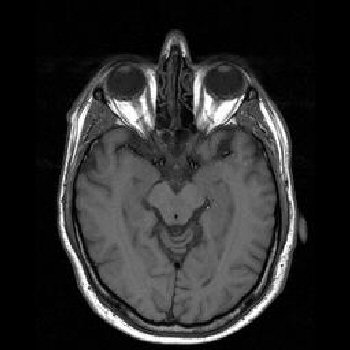
#> input picture images/transverseslice.jpg, 350 x 350 px, found by its file name
$ jupyter execute 'Section 5.2.1 Effect of Projection Density.ipynb'
#> lines starting #> are read from the running program, lines starting #| are printed output that depends on the picture; long printed decimals are rounded
[cell 1]
import numpy as np
import matplotlib.pyplot as plt
from numpy.fft import fft, ifft
from skimage import metrics
from skimage.io import imread
from skimage.color import rgb2gray
from skimage.transform import rotate, resize
from skimage.transform import radon, iradon
from scipy import ndimage
from scipy.ndimage import zoom
from skimage.metrics import structural_similarity as ssim

[cell 2]
# ----------------------------
# 1. Radon Transform
# ----------------------------
def radon_transform(image, steps):
    sinogram = radon(image, theta=np.linspace(0, 180, steps, endpoint=False), circle=True)
    return sinogram

[cell 3]
# ----------------------------
# 2. Pad Sinogram to Square
# ----------------------------
def sinogram_circle_to_square(sinogram):
    diagonal = int(np.ceil(np.sqrt(2) * sinogram.shape[0]))
    pad = diagonal - sinogram.shape[0]
    old_center = sinogram.shape[0] // 2
    new_center = diagonal // 2
    pad_before = new_center - old_center
    pad_width = ((pad_before, pad - pad_before), (0, 0))
    return np.pad(sinogram, pad_width, mode='constant', constant_values=0)

[cell 4]
# ----------------------------
# 3. Filtered Backprojection
# ----------------------------
def iradon_transform(radon_image, theta, interpolation='linear'):
    output_size = radon_image.shape[0]
    radon_image = sinogram_circle_to_square(radon_image)
    th = np.deg2rad(theta)  # convert to radians

    # pad to next power of 2 for FFT
    proj_size_padded = max(64, int(2 ** np.ceil(np.log2(2 * radon_image.shape[0]))))
    pad_width = ((0, proj_size_padded - radon_image.shape[0]), (0, 0))
    img = np.pad(radon_image, pad_width, mode='constant', constant_values=0)

    # Fourier filtering (ramp filter)
    freqs = np.fft.fftfreq(proj_size_padded).reshape(-1, 1)
    ramp_filter = 2 * np.abs(freqs)
    projection_fft = np.fft.fft(img, axis=0) * ramp_filter
    radon_filtered = np.real(np.fft.ifft(projection_fft, axis=0))
    radon_filtered = radon_filtered[:radon_image.shape[0], :]

    # Backprojection
    reconstructed = np.zeros((output_size, output_size), dtype=np.float64)
    X, Y = np.mgrid[0:output_size, 0:output_size]
    xpr = X - output_size // 2
    ypr = Y - output_size // 2
    mid_index = radon_image.shape[0] // 2

    for i in range(len(theta)):
        t = ypr * np.cos(th[i]) - xpr * np.sin(th[i])
        x = np.arange(radon_filtered.shape[0]) - mid_index

        if interpolation == 'linear':
            backproj = np.interp(t, x, radon_filtered[:, i], left=0, right=0)
        else:
            from scipy.interpolate import interp1d
            interpolant = interp1d(x, radon_filtered[:, i], kind=interpolation,
                                   bounds_error=False, fill_value=0)
            backproj = interpolant(t)
        reconstructed += backproj

    # Mask outside circle
    radius = output_size // 2
    mask = (xpr**2 + ypr**2) <= radius**2
    reconstructed[~mask] = 0

    # Normalize
    return reconstructed * np.pi / (2 * len(th))

[cell 5]
def subsample_sinogram(sino, factor):
    #subsample the sinogram by a specified factor
    #sinogram_final = np.zeros_like(sino)
    #sinogram_final[: : factor, :] = sino[: : factor, :]
    return sino[: : factor, :]

[cell 6]
def Mean_Sq_Er(recon, ground_truth):
    # If recon is larger than 220x220 due to the padding, crop to center
    if recon.shape != ground_truth.shape:
        recon = resize(recon, ground_truth.shape, order=1, preserve_range=True)
# [12 lines of commented-out code are left out]

    MSE = np.mean((recon - ground_truth) ** 2)
    return MSE

def Root_Mean_Sq_Er(MSE):
    RMSE = np.sqrt(MSE)
    return RMSE

def Peak_Sig_Noise_R(MSE, max_value = 1):      #max_value is 1 because the signal is normalised
    PSNR = 20*np.log10(max_value / np.sqrt(MSE))
    return PSNR

def Calculate_SSIM(recon, ground_truth):
# [12 lines of commented-out code are left out]
    if recon.shape != ground_truth.shape:
        recon = resize(recon, ground_truth.shape, order=1, preserve_range=True)

    SSIM_score = ssim(recon, ground_truth, data_range = image.max()-image.min())
    return SSIM_score

[cell 7]
# ----------------------------
# 4. Main
# ----------------------------
# Load image
imagename = 'C:/Users/Browne/Desktop/BMED3501 Matlab/BMED3501 Lab Report/transverseslice.jpg'  # replace with your image path
image = imread(imagename)
#> image is the input picture: shape (350, 350, 3); min 0, max 255, mean 43.7
if image.ndim == 3:
    image = rgb2gray(image)
#> image: shape (350, 350) float64
image = resize(image, (220, 220), anti_aliasing=True)
#> image: shape (220, 220) float64

# Radon Transform
steps = 220
sinogram = radon_transform(image, steps)
#> in radon_transform, `sinogram = radon(image, theta=np.linspace(0, 180, steps, endpoint=Fals..`:
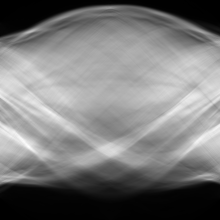
#> sinogram: shape (220, 220) float64; min 0, max 79.05, mean 37.6; drawn with min black and max white

#Subsampled sinograms to show fewer detectors
sinogram_2 = subsample_sinogram(sinogram, 2)
sinogram_3 = subsample_sinogram(sinogram, 3)
sinogram_5 = subsample_sinogram(sinogram, 5)
sinogram_7 = subsample_sinogram(sinogram, 7)
sinogram_16 = subsample_sinogram(sinogram, 16)

# Theta angles
theta = np.linspace(0., 180., steps, endpoint=False)
# FBP reconstruction
reconstruction_fbp_original = iradon_transform(sinogram, theta)
#> after the loop in iradon_transform, `for i in range(len(theta)):`:
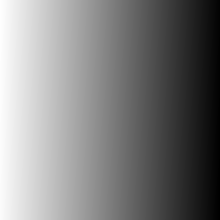
#> t: shape (220, 220) float64; min -110.5, max 111.6, mean 0.5; drawn with min black and max white
reconstruction_fbp_2 = iradon_transform(sinogram_2, theta)
#> in sinogram_circle_to_square (call 2), `return np.pad(sinogram, pad_width, mode='constant', constant_values=0)`:
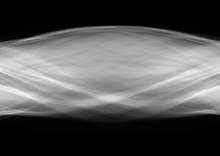
#> returned value: shape (156, 220) float64; min 0, max 79.05, mean 26.5; drawn with min black and max white
reconstruction_fbp_3 = iradon_transform(sinogram_3, theta)
#> call 3 of iradon_transform, with theta = array of shape (220,), interpolation = 'linear'
#> in sinogram_circle_to_square (call 3), `return np.pad(sinogram, pad_width, mode='constant', constant_values=0)`:
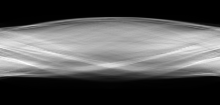
#> returned value: shape (105, 220) float64; min 0, max 78.29, mean 26.3; drawn with min black and max white
#> in iradon_transform (call 3), `img = np.pad(radon_image, pad_width, mode='constant', constant_values=0)`:
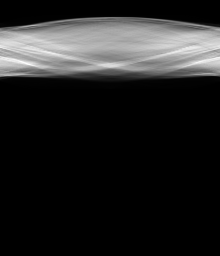
#> img: shape (256, 220) float64; min 0, max 78.29, mean 10.8; drawn with min black and max white
#> the loop in iradon_transform (call 3), `for i in range(len(theta)):` made 220 passes
#> pass 1, in iradon_transform (call 3), `backproj = np.interp(t, x, radon_filtered[:, i], left=0, right=0)`:
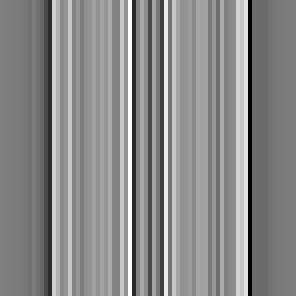
#> backproj: shape (74, 74) float64 (shown 4 times larger); min -7.2, max 6.5, mean 0.229; drawn with min black and max white
#> after the loop in iradon_transform (call 3), `for i in range(len(theta)):`:
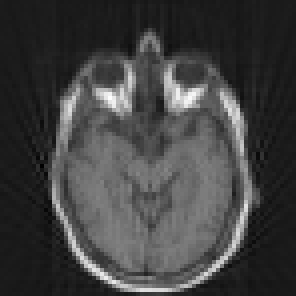
#> reconstructed: shape (74, 74) float64 (shown 4 times larger); min -51.59, max 412.3, mean 67.4; drawn with min black and max white
reconstruction_fbp_5 = iradon_transform(sinogram_5, theta)
#> call 4 of iradon_transform, with theta = array of shape (220,), interpolation = 'linear'
#> in iradon_transform (call 4), `img = np.pad(radon_image, pad_width, mode='constant', constant_values=0)`:
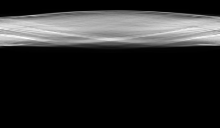
#> img: shape (128, 220) float64; min 0, max 77.74, mean 12.9; drawn with min black and max white
#> in iradon_transform (call 4), `radon_filtered = np.real(np.fft.ifft(projection_fft, axis=0))`:
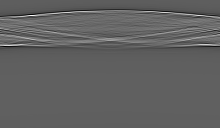
#> radon_filtered: shape (128, 220) float64; min -10.83, max 17.56, mean -5.7e-18; drawn with min black and max white
#> in iradon_transform (call 4), `radon_filtered = radon_filtered[:radon_image.shape[0], :]`:
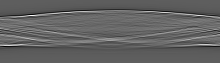
#> radon_filtered: shape (63, 220) float64; min -10.83, max 17.56, mean 0.152; drawn with min black and max white
reconstruction_fbp_7 = iradon_transform(sinogram_7, theta)
reconstruction_fbp_16 = iradon_transform(sinogram_16, theta)

[cell 8]
# ----------------------------
# 5. Plot results of sinograms
# ----------------------------
fig, (ax1, ax2) = plt.subplots(1, 2, figsize=(10, 5))
ax1.set_title("Original Sinogram")
ax1.imshow(sinogram, cmap='gray', aspect='auto',
           extent=(0, 180, 0, sinogram.shape[0]))
ax1.set_xlabel("Projection angle (deg)")
ax1.set_ylabel("Projection position (pixels)")

ax2.set_title("SubSino_fac2")
ax2.imshow(sinogram_2, cmap='gray', aspect='auto',
           extent=(0, 180, 0, sinogram.shape[0]))
ax2.set_xlabel("Projection angle (deg)")
ax2.set_ylabel("Projection position (pixels)")

plt.show()

fig, (ax1, ax2) = plt.subplots(1, 2, figsize=(10, 5))
ax1.set_title("SubSino_fac3")
ax1.imshow(sinogram_3, cmap='gray', aspect='auto',
           extent=(0, 180, 0, sinogram.shape[0]))
ax1.set_xlabel("Projection angle (deg)")
ax1.set_ylabel("Projection position (pixels)")

ax2.set_title("SubSino_fac5")
ax2.imshow(sinogram_5, cmap='gray', aspect='auto',
           extent=(0, 180, 0, sinogram.shape[0]))
ax2.set_xlabel("Projection angle (deg)")
ax2.set_ylabel("Projection position (pixels)")

plt.show()

fig, (ax1, ax2) = plt.subplots(1, 2, figsize=(10, 5))
ax1.set_title("SubSino_fac7")
ax1.imshow(sinogram_7, cmap='gray', aspect='auto',
           extent=(0, 180, 0, sinogram.shape[0]))
ax1.set_xlabel("Projection angle (deg)")
ax1.set_ylabel("Projection position (pixels)")

ax2.set_title("SubSino_fac16")
ax2.imshow(sinogram_16, cmap='gray', aspect='auto',
           extent=(0, 180, 0, sinogram.shape[0]))
ax2.set_xlabel("Projection angle (deg)")
ax2.set_ylabel("Projection position (pixels)")

plt.show()

[cell 9]
# ----------------------------
# 5. Plot results of recon. images
# ----------------------------
fig, (ax1, ax2) = plt.subplots(1, 2, figsize=(10, 5))
ax1.set_title("FBP Reconstruction_original")
ax1.imshow(reconstruction_fbp_original, cmap='gray')
ax1.axis('off')

ax2.set_title("Reconstructed 110 Detectors")
ax2.imshow(reconstruction_fbp_2, cmap='gray')
ax2.axis('off')

plt.show()

fig, (ax1, ax2) = plt.subplots(1, 2, figsize=(10, 5))
ax1.set_title("Reconstructed 73 Detectors")
ax1.imshow(reconstruction_fbp_3, cmap='gray')
ax1.axis('off')

ax2.set_title("Reconstructed 44 Detectors")
ax2.imshow(reconstruction_fbp_5, cmap='gray')
ax2.axis('off')

plt.show()

fig, (ax1, ax2) = plt.subplots(1, 2, figsize=(10, 5))
ax1.set_title("Reconstructed 31 Detectors")
ax1.imshow(reconstruction_fbp_7, cmap='gray')
ax1.axis('off')

ax2.set_title("Reconstructed 13 Detectors")
ax2.imshow(reconstruction_fbp_16, cmap='gray')
ax2.axis('off')

plt.show()

[cell 10]
#------------------
# Quali. Metrics
#------------------

#MSE
MSE2 = Mean_Sq_Er(reconstruction_fbp_2, reconstruction_fbp_original)
#> in Mean_Sq_Er, `MSE = np.mean((recon - ground_truth) ** 2)`: MSE = 0.0676
#> MSE2 = 0.0676
MSE3 = Mean_Sq_Er(reconstruction_fbp_3, reconstruction_fbp_original)
#> MSE3 = 0.256
MSE5 = Mean_Sq_Er(reconstruction_fbp_5, reconstruction_fbp_original)
#> MSE5 = 0.947
MSE7 = Mean_Sq_Er(reconstruction_fbp_7, reconstruction_fbp_original)
#> MSE7 = 2.04
MSE16 = Mean_Sq_Er(reconstruction_fbp_16, reconstruction_fbp_original)
#> MSE16 = 11.45
print(MSE2, MSE3, MSE5, MSE7, MSE16)
#| 0.06756 0.2561 0.9471 2.043 11.450

#RMSE
RMSE2 = Root_Mean_Sq_Er(MSE2)
#> in Root_Mean_Sq_Er, `RMSE = np.sqrt(MSE)`: RMSE = 0.26
#> RMSE2 = 0.26
RMSE3 = Root_Mean_Sq_Er(MSE3)
#> RMSE3 = 0.506
RMSE5 = Root_Mean_Sq_Er(MSE5)
#> RMSE5 = 0.973
RMSE7 = Root_Mean_Sq_Er(MSE7)
#> RMSE7 = 1.43
RMSE16 = Root_Mean_Sq_Er(MSE16)
#> RMSE16 = 3.38
print(RMSE2, RMSE3, RMSE5, RMSE7, RMSE16)
#| 0.2599 0.506 0.9732 1.429 3.384

#PSNR
PSNR2 = Peak_Sig_Noise_R(MSE2)
#> in Peak_Sig_Noise_R, `PSNR = 20*np.log10(max_value / np.sqrt(MSE))`: PSNR = 11.7
#> PSNR2 = 11.7
PSNR3 = Peak_Sig_Noise_R(MSE3)
#> PSNR3 = 5.92
PSNR5 = Peak_Sig_Noise_R(MSE5)
#> PSNR5 = 0.236
PSNR7 = Peak_Sig_Noise_R(MSE7)
#> PSNR7 = -3.1
PSNR16 = Peak_Sig_Noise_R(MSE16)
#> PSNR16 = -10.59
print(PSNR2, PSNR3, PSNR5, PSNR7, PSNR16)
#| 11.703 5.917 0.2361 -3.103 -10.588

#SSIM
SSIM2 = Calculate_SSIM(reconstruction_fbp_2, reconstruction_fbp_original)
#> in Calculate_SSIM, `SSIM_score = ssim(recon, ground_truth, data_range = image.max()-image...`: SSIM_score = 0.741
#> SSIM2 = 0.741
SSIM3 = Calculate_SSIM(reconstruction_fbp_3, reconstruction_fbp_original)
#> SSIM3 = 0.406
SSIM5 = Calculate_SSIM(reconstruction_fbp_5, reconstruction_fbp_original)
#> SSIM5 = 0.243
SSIM7 = Calculate_SSIM(reconstruction_fbp_7, reconstruction_fbp_original)
#> SSIM7 = 0.192
SSIM16 = Calculate_SSIM(reconstruction_fbp_16, reconstruction_fbp_original)
#> SSIM16 = 0.126
print(SSIM2, SSIM3, SSIM5, SSIM7, SSIM16)
#| 0.741 0.4063 0.2428 0.1923 0.1263

$ run again, with images/cholangioca.jpg copied over images/transverseslice.jpg
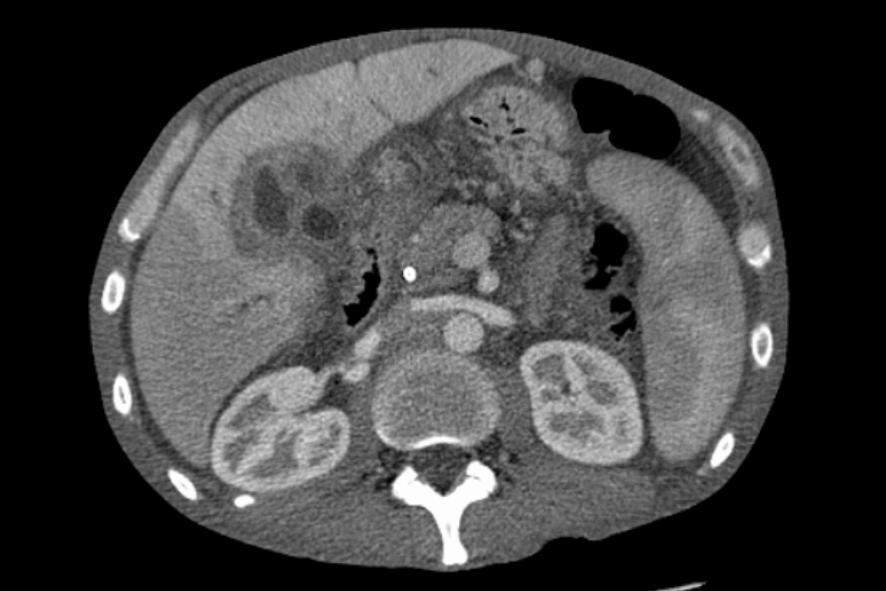
#> input picture images/cholangioca.jpg, 886 x 591 px, found by its file name
#> image is the input picture: shape (591, 886, 3); min 0, max 255, mean 64.6
#> img: shape (512, 220) float64
#> img: shape (256, 220) float64
#> after the loop in iradon_transform (call 3), `for i in range(len(theta)):`:
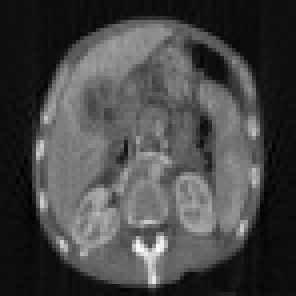
#> reconstructed: shape (74, 74) float64 (shown 4 times larger); min -32.28, max 443.2, mean 99.8; drawn with min black and max white
#> img: shape (128, 220) float64
#> in iradon_transform (call 4), `radon_filtered = radon_filtered[:radon_image.shape[0], :]`:
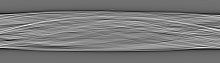
#> radon_filtered: shape (63, 220) float64; min -9.34, max 10.68, mean 0.227; drawn with min black and max white
#> MSE = 0.114
#> MSE3 = 0.432
#> MSE5 = 1.66
#> MSE7 = 3.69
#> MSE16 = 21.22
#| 0.1142 0.4325 1.663 3.686 21.223
#> RMSE = 0.338
#> RMSE3 = 0.658
#> RMSE5 = 1.29
#> RMSE7 = 1.92
#> RMSE16 = 4.61
#| 0.338 0.6576 1.290 1.920 4.607
#> PSNR = 9.42
#> PSNR3 = 3.64
#> PSNR5 = -2.21
#> PSNR7 = -5.67
#> PSNR16 = -13.27
#| 9.422 3.640 -2.210 -5.665 -13.268
#> SSIM_score = 0.72
#> SSIM3 = 0.379
#> SSIM5 = 0.257
#> SSIM7 = 0.187
#> SSIM16 = 0.115
#| 0.7198 0.3785 0.2572 0.1866 0.1154

$ run again, with images/frontalplane.jpg copied over images/transverseslice.jpg
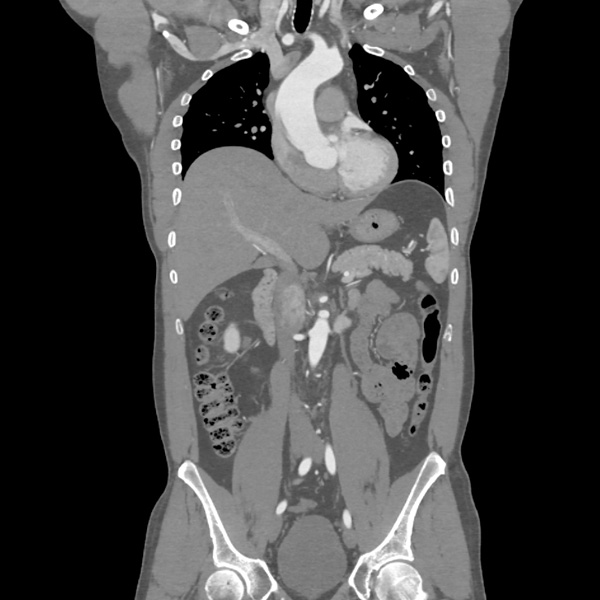
#> input picture images/frontalplane.jpg, 600 x 600 px, found by its file name
#> image is the input picture: shape (600, 600, 3); min 0, max 255, mean 70.8
#> img: shape (512, 220) float64
#> img: shape (256, 220) float64
#> img: shape (128, 220) float64
#> in iradon_transform (call 4), `radon_filtered = radon_filtered[:radon_image.shape[0], :]`:
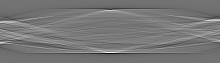
#> radon_filtered: shape (63, 220) float64; min -20.87, max 24.25, mean 0.2; drawn with min black and max white
#> MSE = 0.142
#> MSE3 = 0.524
#> MSE5 = 2.02
#> MSE7 = 4.29
#> MSE16 = 23.78
#| 0.1422 0.5243 2.020 4.292 23.776
#> RMSE = 0.377
#> RMSE3 = 0.724
#> RMSE5 = 1.42
#> RMSE7 = 2.07
#> RMSE16 = 4.88
#| 0.3771 0.7241 1.421 2.072 4.876
#> PSNR = 8.47
#> PSNR3 = 2.8
#> PSNR5 = -3.05
#> PSNR7 = -6.33
#> PSNR16 = -13.76
#| 8.471 2.804 -3.053 -6.327 -13.761
#> SSIM_score = 0.689
#> SSIM3 = 0.375
#> SSIM5 = 0.22
#> SSIM7 = 0.171
#> SSIM16 = 0.104
#| 0.6894 0.3747 0.22 0.171 0.1043
